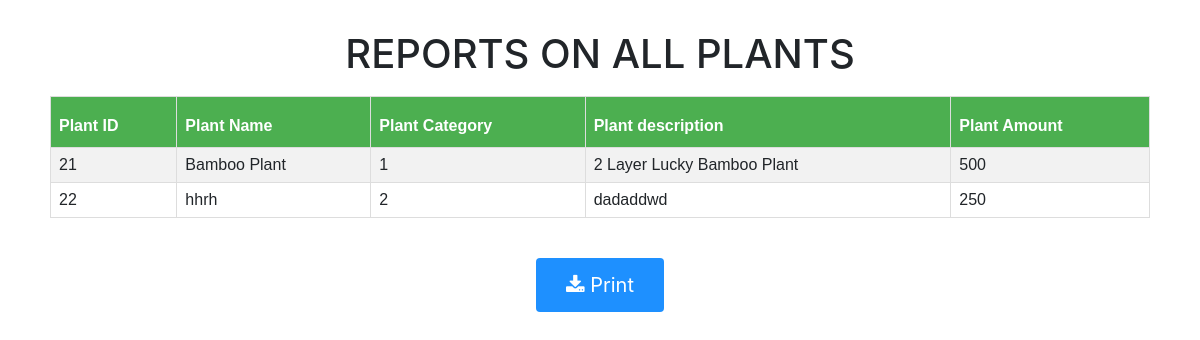
The page /report1.php on the database its author committed.
### tables this page shows
CREATE TABLE IF NOT EXISTS `tbl_plant` (
  `Plant_id` int(11) NOT NULL AUTO_INCREMENT,
  `Plant_name` varchar(50) NOT NULL,
  `Plant_category` int(20) NOT NULL,
  `Plant_description` varchar(50) NOT NULL,
  `Plant_height` varchar(20) NOT NULL,
  `Common_name` varchar(50) NOT NULL,
  `Bloom_time` varchar(50) NOT NULL,
  `Flower_colour` varchar(20) NOT NULL,
  `Planting_care` varchar(50) NOT NULL,
  `Plant_amount` int(11) NOT NULL,
  `Status` int(11) NOT NULL,
  `Image1` varchar(50) NOT NULL,
  PRIMARY KEY (`Plant_id`)
);

### report1.php (the view, shortened to what this page needs)
<head>
<link rel="stylesheet" href="https://maxcdn.bootstrapcdn.com/bootstrap/4.5.2/css/bootstrap.min.css">
<link rel="stylesheet" href="https://cdnjs.cloudflare.com/ajax/libs/font-awesome/4.7.0/css/font-awesome.min.css">
</head>
<body>
  <div class="container" id="d1">
   <h1 style="text-align: center;padding: 10px;">REPORTS ON ALL PLANTS</h1>
  <table id="plant">
  <tr> <th> Plant ID</th>
  <th>Plant Name</th>
  <th>Plant Category</th>
  <th>Plant description</th>
  <th>Plant Amount</th>
  </tr>
  <?php
    require('dbconnection.php');
    $q2="SELECT * FROM `tbl_plant` ";
    $result=mysqli_query($con,$q2);
  while ($row = mysqli_fetch_array($result)){
  if ($result->num_rows > 0) {
        echo "<tr><td>" . $row['Plant_id'] . "</td><td>" . $row['Plant_name'] . "</td><td>".$row['Plant_category']."</td>
        <td>".$row['Plant_description']."</td><td>".$row['Plant_amount']."</td></tr>";
      }
    }
      echo "</table>";
?></div>
<div style="padding: 20px;">
  <center><button class="btn" id="btnExport" ><i class="fa fa-download"></i> Print</button></center>
</div>
</body>

### report1.php (style rules this page uses)
#plant { font-family: Arial, Helvetica, sans-serif; border-collapse: collapse; width: 100%; }
#plant td, #plant th { border: 1px solid #ddd; padding: 8px; }
#plant tr:nth-child(even) { background-color: #f2f2f2; }
#plant th { padding-top: 20px; padding-bottom: 12px; text-align: left; background-color: #4CAF50; color: white; }
#d1 { padding: 20px; }
#btnExport { background-color: DodgerBlue; border: none; color: white; padding: 12px 30px; cursor: pointer; font-size: 20px; float: center; }

### rows shown on the page
tbl_plant: Plant_id "21", Plant_name "Bamboo Plant", Plant_category "1", Plant_description "2 Layer Lucky Bamboo Plant", Plant_amount "500"
tbl_plant: Plant_id "22", Plant_name "hhrh", Plant_category "2", Plant_description "dadaddwd", Plant_amount "250"
